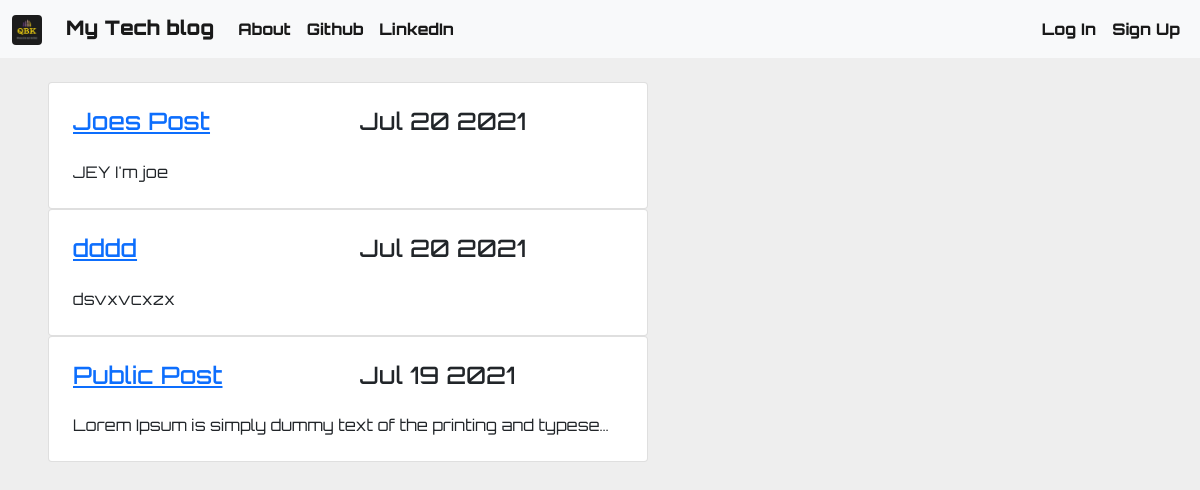
The page / on the database its author committed.
### blog/models.py (models this page shows, shortened)
class Post(models.Model):
    title = models.CharField(max_length=100)
    text = models.TextField(blank=True)
    draft = models.BooleanField(default=True)
    date_c = models.DateTimeField(auto_now_add=True)
    date_p = models.DateTimeField(blank=True, null=True)
    author = models.ForeignKey(Author, on_delete=DO_NOTHING)

### blog/views.py (the view)
# urls.py: path('', views.home, name="home"),
def home(request):
    posts = Post.objects.filter(draft=False).order_by('-date_p')
    if request.user.is_authenticated:
        return render(request,'blog/current_blogs.html', {'posts': posts})
    else:
        return render(request, 'blog/home.html', {'posts': posts})

### blog/templates/blog/home.html (shortened to what this page needs)
{% extends 'blog/base.html' %}
{% block content %}
<dev class="container">
    <div class="table">
        {% for post in posts %}
        <div class="card ms-5 w-50">
            <div class="card-body">
                <dev class="row">
                    <dev class="col">
                        <a href="{% url 'users:signup' %}">
                            <h4 class="card-title">{{ post.title }}</h4>
                        </a>
                    </dev>
                    <dev class="col">
                        <h4 class="card-title">{{ post.date_p|date:'M d Y' }}</h4>
                    </dev>
                </dev>
                <p class="card-text">{{ post.text|truncatechars:60 }}</p>
            </div>
        </div>
        {% endfor %}
    </dev>
{% endblock %}

### blog/templates/blog/base.html (shortened to what this page needs)
<!DOCTYPE html>
{% load static %}
<html>
    <head>
        <link href="https://cdn.jsdelivr.net/npm/bootstrap@5.0.2/dist/css/bootstrap.min.css" rel="stylesheet"
>
            <link rel="stylesheet" href="{% static 'blog/styles/style.css' %}">
    </head>
    <body>
        <nav class="navbar navbar-expand-md navbar-light bg-light" id="navbar">
            <div class="container-fluid">
                <a class="navbar-brand" href="{% url 'blog:home' %}">
                    <div class="row">
                        <div class="col">
                        <img src="{% static 'blog/images/appstore.png' %}" alt="" width="30" height="30" class="d-inline-block align-text-top rounded">
                        </div>
                        <div class="col">
                        <div class="title">My Tech blog</div>
                        </div>
                    </div>
                </a>
                <div class="collapse navbar-collapse" id="navbarNavAltMarkup">
                    <div class="navbar-nav">
                        <a class="nav-link active" aria-current="page" href="#" >About</a>
                        <a class="nav-link active" href="https://www.github.com" target="_blank">Github</a>
                        <a class="nav-link active" href="https://www.linkedin.com" target="_blank">LinkedIn</a>
                    </div>
                <div class="collapse navbar-collapse justify-content-end" id="navbarNavAltMarkup">
                    <div class="navbar-nav">
                        {% if user.is_authenticated %}
                        <a class="nav-link active" href="{% url 'blog:create_post' %}">New Post</a>
                        <a class="nav-link active" href="{% url 'blog:draft_posts' %}">Drafts</a>
                        <a class="nav-link active" href="{% url 'blog:home' %}"><div id="u_name">{{ user.username }}</div></a>
                        <form action="{% url 'users:logout' %}" method="post">
                            {% csrf_token %}
                            <button class="btn" id="navbar">Log Out</button>
                        </form>
                        {% else %}
                        <a class="nav-link active" href="{% url 'users:login' %}">Log In</a>
                        <a class="nav-link active" href="{% url 'users:signup' %}">Sign Up</a>
                        {% endif %}
                    </div>
                </div>
            </div>
        </nav>
        {% block content %}{% endblock %}
    </body>
</html>

### blog/static/blog/styles/style.css (style rules this page uses)
.title { font-family: 'Orbitron', sans-serif; font-weight: 900; }
body { font-family: 'Orbitron', sans-serif; font-weight: 400; background-color: #eee; }
#navbar { font-family: 'Orbitron', sans-serif; font-weight: 800; }

### rows shown on the page
Post: title "Joes Post", date_p "Jul 20 2021", text "JEY I'm joe"
Post: title "dddd", date_p "Jul 20 2021", text "dsvxvcxzx"
Post: title "Public Post", date_p "Jul 19 2021", text "Lorem Ipsum is simply dummy text of the printing and typese…"
